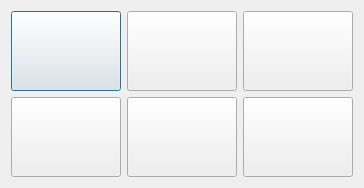
<?xml version="1.0" encoding="UTF-8"?>
<ui version="4.0">
 <class>Bet</class>
 <widget class="QDialog" name="Bet">
  <property name="windowModality">
   <enum>Qt::NonModal</enum>
  </property>
  <property name="geometry">
   <rect>
    <x>0</x>
    <y>0</y>
    <width>360</width>
    <height>183</height>
   </rect>
  </property>
  <property name="windowTitle">
   <string>Dialog</string>
  </property>
  <layout class="QGridLayout" name="gridLayout">
   <item row="0" column="0">
    <widget class="QPushButton" name="pushButton_chip5">
     <property name="minimumSize">
      <size>
       <width>110</width>
       <height>80</height>
      </size>
     </property>
     <property name="sizeIncrement">
      <size>
       <width>5</width>
       <height>5</height>
      </size>
     </property>
     <property name="text">
      <string/>
     </property>
     <property name="icon">
      <iconset>
       <normaloff>images/pokerChips/chip_5.jpg</normaloff>images/pokerChips/chip_5.jpg</iconset>
     </property>
     <property name="iconSize">
      <size>
       <width>80</width>
       <height>60</height>
      </size>
     </property>
    </widget>
   </item>
   <item row="0" column="1">
    <widget class="QPushButton" name="pushButton_chip10">
     <property name="minimumSize">
      <size>
       <width>110</width>
       <height>80</height>
      </size>
     </property>
     <property name="sizeIncrement">
      <size>
       <width>5</width>
       <height>5</height>
      </size>
     </property>
     <property name="text">
      <string/>
     </property>
     <property name="icon">
      <iconset>
       <normaloff>images/pokerChips/chip_10.jpg</normaloff>images/pokerChips/chip_10.jpg</iconset>
     </property>
     <property name="iconSize">
      <size>
       <width>80</width>
       <height>60</height>
      </size>
     </property>
    </widget>
   </item>
   <item row="0" column="2">
    <widget class="QPushButton" name="pushButton_chip25">
     <property name="minimumSize">
      <size>
       <width>110</width>
       <height>80</height>
      </size>
     </property>
     <property name="sizeIncrement">
      <size>
       <width>5</width>
       <height>5</height>
      </size>
     </property>
     <property name="text">
      <string/>
     </property>
     <property name="icon">
      <iconset>
       <normaloff>images/pokerChips/chip_25.png</normaloff>images/pokerChips/chip_25.png</iconset>
     </property>
     <property name="iconSize">
      <size>
       <width>80</width>
       <height>60</height>
      </size>
     </property>
    </widget>
   </item>
   <item row="1" column="0">
    <widget class="QPushButton" name="pushButton_chip50">
     <property name="minimumSize">
      <size>
       <width>110</width>
       <height>80</height>
      </size>
     </property>
     <property name="sizeIncrement">
      <size>
       <width>5</width>
       <height>5</height>
      </size>
     </property>
     <property name="text">
      <string/>
     </property>
     <property name="icon">
      <iconset>
       <normaloff>images/pokerChips/chip_50.png</normaloff>images/pokerChips/chip_50.png</iconset>
     </property>
     <property name="iconSize">
      <size>
       <width>80</width>
       <height>80</height>
      </size>
     </property>
    </widget>
   </item>
   <item row="1" column="1">
    <widget class="QPushButton" name="pushButton_chip100">
     <property name="minimumSize">
      <size>
       <width>110</width>
       <height>80</height>
      </size>
     </property>
     <property name="sizeIncrement">
      <size>
       <width>5</width>
       <height>5</height>
      </size>
     </property>
     <property name="text">
      <string/>
     </property>
     <property name="icon">
      <iconset>
       <normaloff>images/pokerChips/chip_100.png</normaloff>images/pokerChips/chip_100.png</iconset>
     </property>
     <property name="iconSize">
      <size>
       <width>80</width>
       <height>60</height>
      </size>
     </property>
    </widget>
   </item>
   <item row="1" column="2">
    <widget class="QPushButton" name="pushButton_chip500">
     <property name="minimumSize">
      <size>
       <width>110</width>
       <height>80</height>
      </size>
     </property>
     <property name="sizeIncrement">
      <size>
       <width>5</width>
       <height>5</height>
      </size>
     </property>
     <property name="text">
      <string/>
     </property>
     <property name="icon">
      <iconset>
       <normaloff>images/pokerChips/chip_500.png</normaloff>images/pokerChips/chip_500.png</iconset>
     </property>
     <property name="iconSize">
      <size>
       <width>80</width>
       <height>60</height>
      </size>
     </property>
    </widget>
   </item>
  </layout>
 </widget>
 <resources/>
 <connections/>
</ui>
